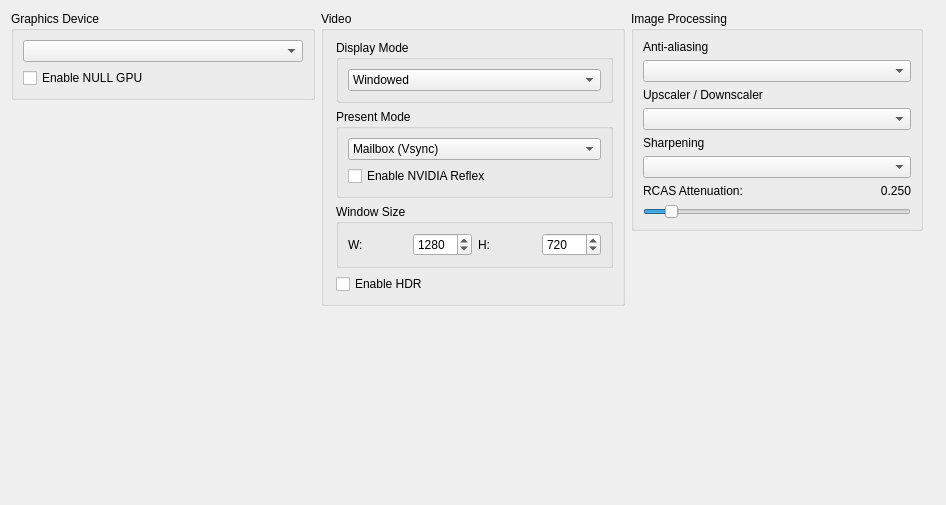
      <widget class="QWidget" name="graphicsTabLayout">
       <property name="geometry">
        <rect>
         <x>0</x>
         <y>0</y>
         <width>946</width>
         <height>505</height>
        </rect>
       </property>
       <layout class="QVBoxLayout" name="graphicsTabVLayout" stretch="0,0">
        <item>
         <layout class="QHBoxLayout" name="graphicsTabHLayout" stretch="1,1,1">
          <item>
           <layout class="QVBoxLayout" name="graphicsTabLayoutLeft">
            <item>
             <widget class="QGroupBox" name="graphicsAdapterGroupBox">
              <property name="title">
               <string>Graphics Device</string>
              </property>
              <layout class="QVBoxLayout" name="graphicsAdapterLayout">
               <item>
                <widget class="QComboBox" name="graphicsAdapterBox"/>
               </item>
               <item>
                <widget class="QCheckBox" name="nullGpuCheckBox">
                 <property name="text">
                  <string>Enable NULL GPU</string>
                 </property>
                </widget>
               </item>
              </layout>
             </widget>
            </item>
            <item>
             <widget class="QWidget" name="widgetgraphicsBottom" native="true">
              <layout class="QHBoxLayout" name="widgetgraphicsBottomHLayout">
               <property name="leftMargin">
                <number>0</number>
               </property>
               <property name="topMargin">
                <number>0</number>
               </property>
               <property name="rightMargin">
                <number>0</number>
               </property>
               <property name="bottomMargin">
                <number>0</number>
               </property>
               <item>
                <spacer name="verticalSpacer_2">
                 <property name="orientation">
                  <enum>Qt::Orientation::Vertical</enum>
                 </property>
                 <property name="sizeHint" stdset="0">
                  <size>
                   <width>20</width>
                   <height>40</height>
                  </size>
                 </property>
                </spacer>
               </item>
              </layout>
             </widget>
            </item>
           </layout>
          </item>
          <item>
           <layout class="QVBoxLayout" name="graphicsTabLayoutMiddle">
            <item>
             <widget class="QGroupBox" name="displayOptionsGroupBox">
              <property name="title">
               <string>Video</string>
              </property>
              <layout class="QVBoxLayout" name="layoutResolution">
               <property name="spacing">
                <number>6</number>
               </property>
               <property name="leftMargin">
                <number>12</number>
               </property>
               <item>
                <widget class="QGroupBox" name="displayModeGroupBox">
                 <property name="title">
                  <string>Display Mode</string>
                 </property>
                 <layout class="QVBoxLayout" name="displayModeLayout">
                  <item>
                   <widget class="QComboBox" name="displayModeComboBox">
                    <property name="sizePolicy">
                     <sizepolicy hsizetype="Expanding" vsizetype="Fixed">
                      <horstretch>0</horstretch>
                      <verstretch>0</verstretch>
                     </sizepolicy>
                    </property>
                    <item>
                     <property name="text">
                      <string>Windowed</string>
                     </property>
                    </item>
                    <item>
                     <property name="text">
                      <string>Fullscreen</string>
                     </property>
                    </item>
                    <item>
                     <property name="text">
                      <string>Fullscreen (Borderless)</string>
                     </property>
                    </item>
                   </widget>
                  </item>
                 </layout>
                </widget>
               </item>
               <item>
                <widget class="QGroupBox" name="presentModeGroupBox">
                 <property name="title">
                  <string>Present Mode</string>
                 </property>
                 <layout class="QVBoxLayout" name="presentModeLayout">
                  <item>
                   <widget class="QComboBox" name="presentModeComboBox">
                    <property name="sizePolicy">
                     <sizepolicy hsizetype="Expanding" vsizetype="Fixed">
                      <horstretch>0</horstretch>
                      <verstretch>0</verstretch>
                     </sizepolicy>
                    </property>
                    <item>
                     <property name="text">
                      <string>Mailbox (Vsync)</string>
                     </property>
                    </item>
                    <item>
                     <property name="text">
                      <string>Fifo (Vsync)</string>
                     </property>
                    </item>
                    <item>
                     <property name="text">
                      <string>Immediate (No Vsync)</string>
                     </property>
                    </item>
                   </widget>
                  </item>
                  <item>
                   <widget class="QCheckBox" name="enableReflexCheckBox">
                    <property name="text">
                     <string>Enable NVIDIA Reflex</string>
                    </property>
                   </widget>
                  </item>
                 </layout>
                </widget>
               </item>
               <item>
                <layout class="QHBoxLayout" name="windowSizeLayout">
                 <item>
                  <widget class="QGroupBox" name="windowSizeGroupBox">
                   <property name="title">
                    <string>Window Size</string>
                   </property>
                   <layout class="QHBoxLayout" name="resLayout">
                    <item>
                     <widget class="QLabel" name="widthLabel">
                      <property name="text">
                       <string>W:</string>
                      </property>
                     </widget>
                    </item>
                    <item>
                     <widget class="QSpinBox" name="widthSpinBox">
                      <property name="accelerated">
                       <bool>true</bool>
                      </property>
                      <property name="correctionMode">
                       <enum>QAbstractSpinBox::CorrectionMode::CorrectToNearestValue</enum>
                      </property>
                      <property name="keyboardTracking">
                       <bool>false</bool>
                      </property>
                      <property name="minimum">
                       <number>0</number>
                      </property>
                      <property name="maximum">
                       <number>9999</number>
                      </property>
                      <property name="value">
                       <number>1280</number>
                      </property>
                     </widget>
                    </item>
                    <item>
                     <widget class="QLabel" name="heightLabel">
                      <property name="text">
                       <string>H:</string>
                      </property>
                     </widget>
                    </item>
                    <item>
                     <widget class="QSpinBox" name="heightSpinBox">
                      <property name="frame">
                       <bool>true</bool>
                      </property>
                      <property name="accelerated">
                       <bool>true</bool>
                      </property>
                      <property name="correctionMode">
                       <enum>QAbstractSpinBox::CorrectionMode::CorrectToNearestValue</enum>
                      </property>
                      <property name="keyboardTracking">
                       <bool>false</bool>
                      </property>
                      <property name="minimum">
                       <number>0</number>
                      </property>
                      <property name="maximum">
                       <number>9999</number>
                      </property>
                      <property name="value">
                       <number>720</number>
                      </property>
                     </widget>
                    </item>
                   </layout>
                  </widget>
                 </item>
                </layout>
               </item>
               <item>
                <widget class="QCheckBox" name="enableHDRCheckBox">
                 <property name="text">
                  <string>Enable HDR</string>
                 </property>
                </widget>
               </item>
              </layout>
             </widget>
            </item>
            <item>
             <spacer name="verticalSpacer">
              <property name="orientation">
               <enum>Qt::Orientation::Vertical</enum>
              </property>
              <property name="sizeHint" stdset="0">
               <size>
                <width>20</width>
                <height>40</height>
               </size>
              </property>
             </spacer>
            </item>
           </layout>
          </item>
          <item>
           <layout class="QVBoxLayout" name="graphicsTabLayoutRight">
            <property name="rightMargin">
             <number>12</number>
            </property>
            <property name="bottomMargin">
             <number>12</number>
            </property>
            <item>
             <widget class="QGroupBox" name="FSRGroupBox">
              <property name="title">
               <string>Image Processing</string>
              </property>
              <layout class="QVBoxLayout" name="verticalLayout_5">
               <item>
                <widget class="QLabel" name="AntiAliasingLabel">
                 <property name="text"><string>Anti-aliasing</string></property>
                </widget>
               </item>
               <item><widget class="QComboBox" name="AntiAliasingComboBox"/></item>
               <item>
                <widget class="QLabel" name="UpscalerLabel">
                 <property name="text"><string>Upscaler / Downscaler</string></property>
                </widget>
               </item>
               <item><widget class="QComboBox" name="UpscalerComboBox"/></item>
               <item>
                <widget class="QLabel" name="SharpeningLabel">
                 <property name="text"><string>Sharpening</string></property>
                </widget>
               </item>
               <item><widget class="QComboBox" name="SharpeningComboBox"/></item>
               <item>
                <layout class="QHBoxLayout" name="horizontalLayout_10">
                 <item>
                  <widget class="QLabel" name="RCASAtenLabel">
                   <property name="font">
                    <font>
                     <pointsize>9</pointsize>
                     <bold>false</bold>
                    </font>
                   </property>
                   <property name="text">
                    <string>RCAS Attenuation:</string>
                   </property>
                  </widget>
                 </item>
                 <item>
                  <widget class="QLabel" name="RCASValue">
                   <property name="font">
                    <font>
                     <pointsize>9</pointsize>
                     <bold>false</bold>
                    </font>
                   </property>
                   <property name="text">
                    <string notr="true">0.250</string>
                   </property>
                   <property name="alignment">
                    <set>Qt::AlignmentFlag::AlignRight|Qt::AlignmentFlag::AlignTrailing|Qt::AlignmentFlag::AlignVCenter</set>
                   </property>
                  </widget>
                 </item>
                </layout>
               </item>
               <item>
                <widget class="QSlider" name="RCASSlider">
                 <property name="maximum">
                  <number>3000</number>
                 </property>
                 <property name="value">
                  <number>250</number>
                 </property>
                 <property name="orientation">
                  <enum>Qt::Orientation::Horizontal</enum>
                 </property>
                </widget>
               </item>
              </layout>
             </widget>
            </item>
            <item>
             <spacer name="AdvancedSpacer">
              <property name="orientation">
               <enum>Qt::Orientation::Vertical</enum>
              </property>
              <property name="sizeHint" stdset="0">
               <size>
                <width>20</width>
                <height>40</height>
               </size>
              </property>
             </spacer>
            </item>
           </layout>
          </item>
         </layout>
        </item>
        <item>
         <spacer name="graphicSpacer">
          <property name="orientation">
           <enum>Qt::Orientation::Vertical</enum>
          </property>
          <property name="sizeHint" stdset="0">
           <size>
            <width>20</width>
            <height>40</height>
           </size>
          </property>
         </spacer>
        </item>
       </layout>
      </widget>
